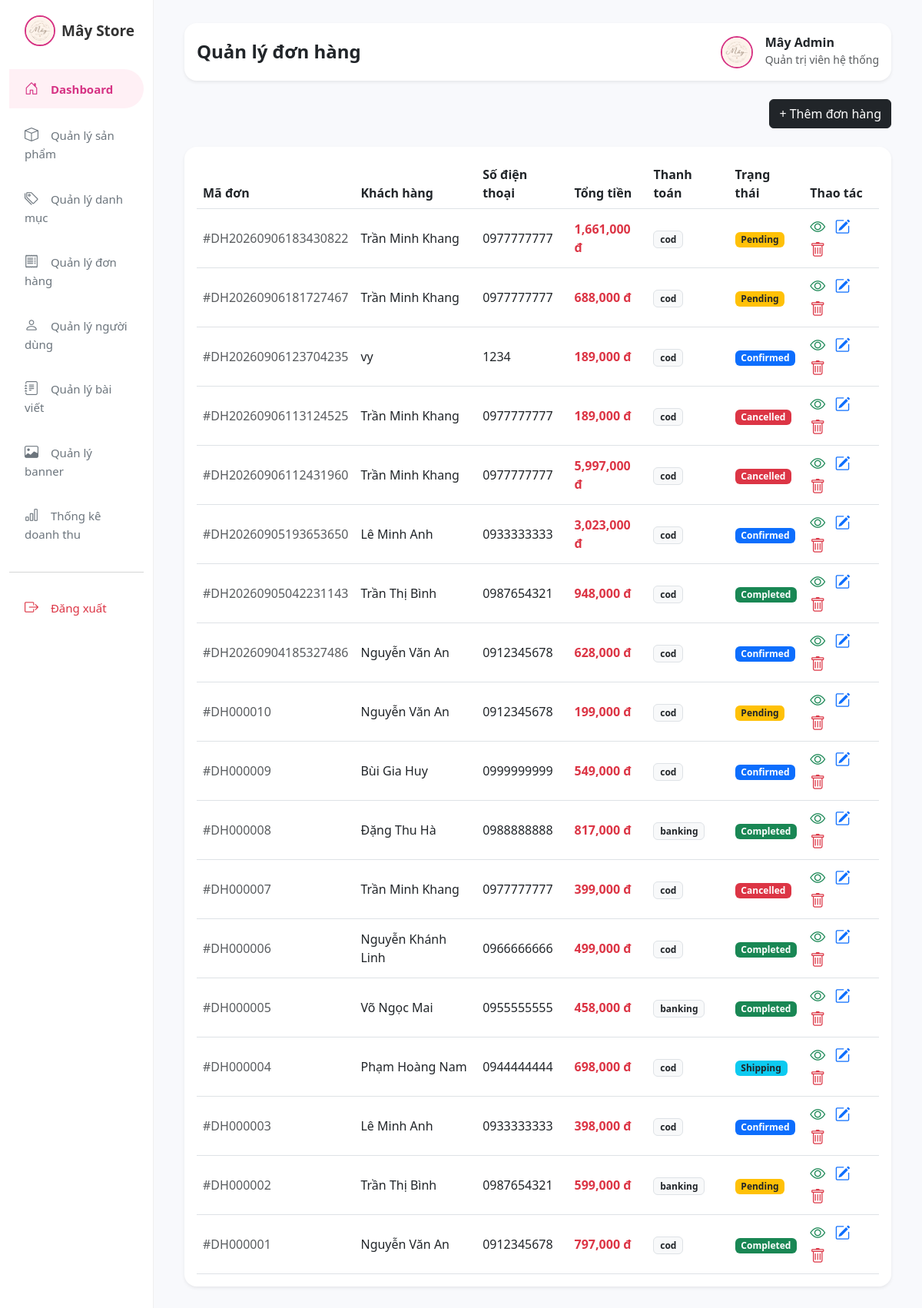
/admin/orders/index.php, run on the app's committed database.
### tables this page shows
CREATE TABLE orders (
    id INT AUTO_INCREMENT PRIMARY KEY,
    user_id INT NOT NULL,
    order_code VARCHAR(50) NOT NULL UNIQUE,
    total_price DECIMAL(15,2) NOT NULL DEFAULT 0,
    customer_name VARCHAR(100) NOT NULL,
    phone VARCHAR(20) NOT NULL,
    address VARCHAR(255) NOT NULL,
    note TEXT,
    status ENUM('pending','confirmed','shipping','completed','cancelled') DEFAULT 'pending',
    payment_method ENUM('cod','banking') DEFAULT 'cod',
    created_at DATETIME DEFAULT CURRENT_TIMESTAMP,
    updated_at DATETIME DEFAULT CURRENT_TIMESTAMP,
    FOREIGN KEY (user_id) REFERENCES users(id)
);

### admin/orders/index.php (the view, shortened to what this page needs)
<?php
require_once '../../includes/database.php';
$result = $conn->query("SELECT * FROM orders ORDER BY id DESC");
?>
<!DOCTYPE html>
<html lang="vi">
<head>
    <link href="https://cdn.jsdelivr.net/npm/bootstrap@5.3.0/dist/css/bootstrap.min.css" rel="stylesheet">
    <link href="https://cdn.jsdelivr.net/npm/bootstrap-icons@1.10.5/font/bootstrap-icons.css" rel="stylesheet">
    <link rel="stylesheet" href="../../assets/css/style.css">
</head>
<body>
<div class="container-fluid">
<div class="row">
<div class="col-12 col-md-3 col-lg-2 sidebar">
    <div class="collapse d-md-block" id="adminMenu">
        <div class="sidebar-logo d-flex align-items-center gap-2">
            <img src="../../uploads/images/logomay.jpg" alt="Mây Store" style="width:40px;height:40px;object-fit:cover;border-radius:50%;border:2px solid #d63384;">
            <span style="color:#333;font-size:19px;">Mây Store</span>
        </div>
        <nav class="d-flex flex-wrap flex-md-column gap-1">
            <a href="../dashboard.php" class="active"><i class="bi bi-house-door"></i> Dashboard</a>
            <a href="../products/index.php"><i class="bi bi-box"></i> Quản lý sản phẩm</a>
            <a href="../categories/index.php"><i class="bi bi-tags"></i> Quản lý danh mục</a>
            <a href="../orders/index.php"><i class="bi bi-receipt"></i> Quản lý đơn hàng</a>
            <a href="../users/index.php"><i class="bi bi-person"></i> Quản lý người dùng</a>
            <a href="../posts/index.php"><i class="bi bi-journal-text"></i> Quản lý bài viết</a>
            <a href="../banners/index.php"><i class="bi bi-image"></i> Quản lý banner</a>
            <a href="../statistics.php"><i class="bi bi-bar-chart"></i> Thống kê doanh thu</a>
            <hr class="my-3 text-muted w-100">
            <a href="../../fashion-store/logout.php" class="text-danger"><i class="bi bi-box-arrow-right"></i> Đăng xuất</a>
        </nav>
    </div>
</div>
            <div class="col-md-10 main-content">
                <div class="d-flex justify-content-between align-items-center mb-4 bg-white p-3 rounded-4 shadow-sm">
                    <h4 class="fw-bold mb-0 text-dark">Quản lý đơn hàng</h4>
                    <div class="d-flex align-items-center gap-3">
                        <img src="../../uploads/images/logomay.jpg" alt="Admin" style="width: 42px; height: 42px; object-fit: cover; border-radius: 50%; border: 2px solid #d63384;">
                        <div>
                            <h6 class="mb-0 fw-bold text-dark">Mây Admin</h6>
                            <small class="text-muted">Quản trị viên hệ thống</small>
                        </div>
                    </div>
                </div>
                <div class="d-flex justify-content-end mb-4">
                    <a href="create.php" class="btn btn-dark">+ Thêm đơn hàng</a>
                </div>
                <div class="card border-0 shadow-sm p-3 rounded-4">
                    <div class="table-responsive">
                        <table class="table align-middle mb-0">
                            <thead>
                                <tr>
                                    <th>Mã đơn</th>
                                    <th>Khách hàng</th>
                                    <th>Số điện thoại</th>
                                    <th>Tổng tiền</th>
                                    <th>Thanh toán</th>
                                    <th>Trạng thái</th>
                                    <th>Thao tác</th>
                                </tr>
                            </thead>
                            <tbody>
                                <?php if ($result && $result->num_rows > 0): ?>
                                    <?php while($row = $result->fetch_assoc()): ?>
                                    <tr>
                                        <td class="text-muted">#<?= htmlspecialchars($row['order_code']) ?></td>
                                        <td class="fw-medium"><?= htmlspecialchars($row['customer_name']) ?></td>
                                        <td><?= htmlspecialchars($row['phone']) ?></td>
                                        <td class="text-danger fw-bold"><?= number_format($row['total_price']) ?> đ</td>
                                        <td><span class="badge bg-light text-dark border"><?= htmlspecialchars($row['payment_method']) ?></span></td>
                                        <td>
                                            <?php
                                                $status = $row['status'];
                                                $badge_bg = 'bg-warning text-dark';
                                                if($status == 'completed') $badge_bg = 'bg-success text-white';
                                                elseif($status == 'cancelled') $badge_bg = 'bg-danger text-white';
                                                elseif($status == 'shipping') $badge_bg = 'bg-info text-dark';
                                                elseif($status == 'confirmed') $badge_bg = 'bg-primary text-white';
                                            ?>
                                            <span class="badge <?= $badge_bg ?>"><?= ucfirst($status) ?></span>
                                        </td>
                                        <td>
                                            <a href="detail.php?id=<?= $row['id'] ?>" class="text-success fs-5 me-2" title="Xem chi tiết & Xác nhận"><i class="bi bi-eye"></i></a>
                                            <a href="edit.php?id=<?= $row['id'] ?>" class="text-primary fs-5 me-2" title="Sửa đơn hàng"><i class="bi bi-pencil-square"></i></a>
                                            <a href="delete.php?id=<?= $row['id'] ?>" class="text-danger fs-5" title="Xóa đơn hàng" onclick="return confirm('Bạn có chắc chắn muốn xóa đơn hàng này?');"><i class="bi bi-trash"></i></a>
                                        </td>
                                    </tr>
                                    <?php endwhile; ?>
                                <?php else: ?>
                                    <tr><td colspan="7" class="text-center py-4 text-muted">Chưa có đơn hàng nào trong hệ thống.</td></tr>
                                <?php endif; ?>
                            </tbody>
                        </table>
                    </div>
                </div>
            </div>
        </div>
    </div>
</body>
</html>

### assets/css/style.css (style rules this page uses)
body { background-color: #f8f9fc; font-family: 'Segoe UI', sans-serif; overflow-x: hidden; }
.sidebar { background-color: #ffffff; border-right: 1px solid #f0f0f0; padding-top: 20px; }
.sidebar-logo { font-size: 20px; font-weight: 700; margin-bottom: 30px; padding-left: 20px; color: #000; }
.sidebar a { display: block; padding: 12px 20px; color: #6c757d; text-decoration: none; font-weight: 500; font-size: 15px; margin-bottom: 5px; border-radius: 0 30px 30px 0; }
.sidebar a:hover, .sidebar a.active { background-color: #fff0f5; color: #d63384; font-weight: 600; }
.sidebar a i { margin-right: 12px; font-size: 18px; }
.main-content { padding: 30px 40px; }

### data on the page
orders: order_code "DH20260906183430822", customer_name "Trần Minh Khang", phone "0977777777", total_price "1,661,000", payment_method "cod", status "Pending"
orders: order_code "DH20260906181727467", customer_name "Trần Minh Khang", phone "0977777777", total_price "688,000", payment_method "cod", status "Pending"
orders: order_code "DH20260906123704235", customer_name "vy", phone "1234", total_price "189,000", payment_method "cod", status "Confirmed"
orders: order_code "DH20260906113124525", customer_name "Trần Minh Khang", phone "0977777777", total_price "189,000", payment_method "cod", status "Cancelled"
orders: order_code "DH20260906112431960", customer_name "Trần Minh Khang", phone "0977777777", total_price "5,997,000", payment_method "cod", status "Cancelled"
orders: order_code "DH20260905193653650", customer_name "Lê Minh Anh", phone "0933333333", total_price "3,023,000", payment_method "cod", status "Confirmed"
orders: order_code "DH20260905042231143", customer_name "Trần Thị Bình", phone "0987654321", total_price "948,000", payment_method "cod", status "Completed"
orders: order_code "DH20260904185327486", customer_name "Nguyễn Văn An", phone "0912345678", total_price "628,000", payment_method "cod", status "Confirmed"
orders: order_code "DH000010", customer_name "Nguyễn Văn An", phone "0912345678", total_price "199,000", payment_method "cod", status "Pending"
orders: order_code "DH000009", customer_name "Bùi Gia Huy", phone "0999999999", total_price "549,000", payment_method "cod", status "Confirmed"
orders: order_code "DH000008", customer_name "Đặng Thu Hà", phone "0988888888", total_price "817,000", payment_method "banking", status "Completed"
orders: order_code "DH000007", customer_name "Trần Minh Khang", phone "0977777777", total_price "399,000", payment_method "cod", status "Cancelled"
orders: order_code "DH000006", customer_name "Nguyễn Khánh Linh", phone "0966666666", total_price "499,000", payment_method "cod", status "Completed"
orders: order_code "DH000005", customer_name "Võ Ngọc Mai", phone "0955555555", total_price "458,000", payment_method "banking", status "Completed"
orders: order_code "DH000004", customer_name "Phạm Hoàng Nam", phone "0944444444", total_price "698,000", payment_method "cod", status "Shipping"
orders: order_code "DH000003", customer_name "Lê Minh Anh", phone "0933333333", total_price "398,000", payment_method "cod", status "Confirmed"
orders: order_code "DH000002", customer_name "Trần Thị Bình", phone "0987654321", total_price "599,000", payment_method "banking", status "Pending"
orders: order_code "DH000001", customer_name "Nguyễn Văn An", phone "0912345678", total_price "797,000", payment_method "cod", status "Completed"
